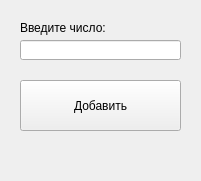
<?xml version="1.0" encoding="UTF-8"?>
<ui version="4.0">
 <class>Form</class>
 <widget class="QWidget" name="Form">
  <property name="geometry">
   <rect>
    <x>0</x>
    <y>0</y>
    <width>201</width>
    <height>181</height>
   </rect>
  </property>
  <property name="minimumSize">
   <size>
    <width>201</width>
    <height>181</height>
   </size>
  </property>
  <property name="maximumSize">
   <size>
    <width>201</width>
    <height>181</height>
   </size>
  </property>
  <property name="windowTitle">
   <string>Form</string>
  </property>
  <widget class="QLabel" name="label">
   <property name="geometry">
    <rect>
     <x>20</x>
     <y>20</y>
     <width>91</width>
     <height>16</height>
    </rect>
   </property>
   <property name="text">
    <string>Введите число:</string>
   </property>
  </widget>
  <widget class="QPushButton" name="btn_add">
   <property name="geometry">
    <rect>
     <x>20</x>
     <y>80</y>
     <width>161</width>
     <height>51</height>
    </rect>
   </property>
   <property name="text">
    <string>Добавить</string>
   </property>
  </widget>
  <widget class="QLabel" name="label_info">
   <property name="geometry">
    <rect>
     <x>20</x>
     <y>140</y>
     <width>161</width>
     <height>31</height>
    </rect>
   </property>
   <property name="text">
    <string/>
   </property>
  </widget>
  <widget class="QLineEdit" name="lineEdit">
   <property name="geometry">
    <rect>
     <x>20</x>
     <y>40</y>
     <width>161</width>
     <height>20</height>
    </rect>
   </property>
  </widget>
 </widget>
 <resources/>
 <connections/>
</ui>
